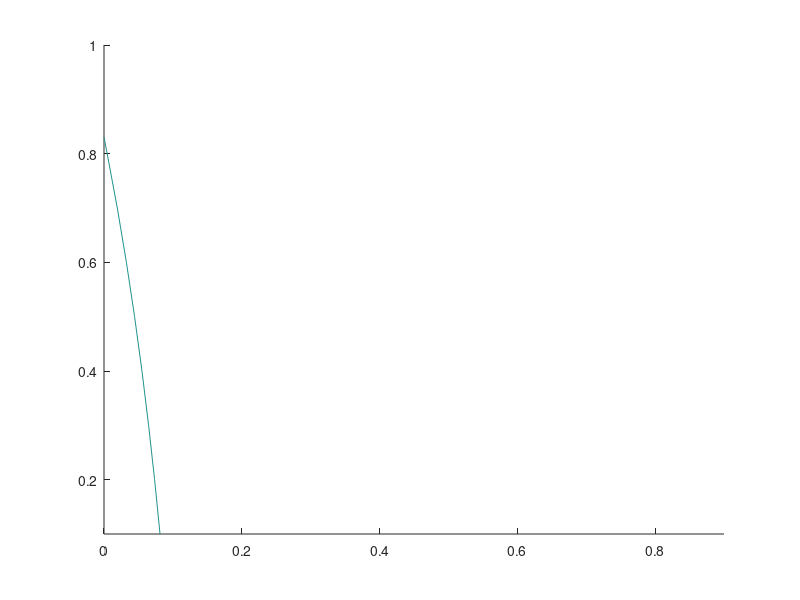
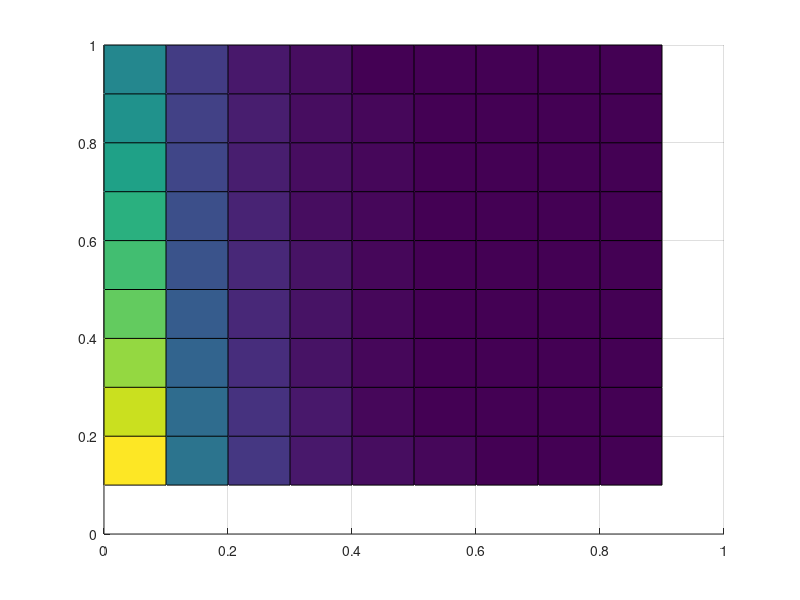

Write MATLAB code to recreate these figures, in order.

#Nicolas Navarro

#1)
i=[0:0.1:0.9] #Valores para la tasa anual de inflacion
r=[0.1:0.1:1] #Valores para la tasa de impuestos del inversor

#Funcion que describe el valor de una inversion de $100.000 a una tasa del 10% anual
V=100000.*((1+0.1.*(1-r))./(1+i)).^10 #Funcion V(i,r)

#2) Graficar la curva de nivel para el nivel de inversion $120.000
figure (1)
hold on
grid on

#pkg load symbolic
#syms ru iu
#Vu= 120000==100000.*((1+0.1.*(1-ru))./(1+iu)).^10 #Funcion V(i,r)
[i,r]=meshgrid(i,r);

V= 100000.*((1+0.1.*(1-r))./(1+i)).^10 #Funcion V(i,r)

contour(i,r,V,1)

hold off
grid off


#3)
figure(2)
hold on
grid on
surf(i,r,V)
hold off


